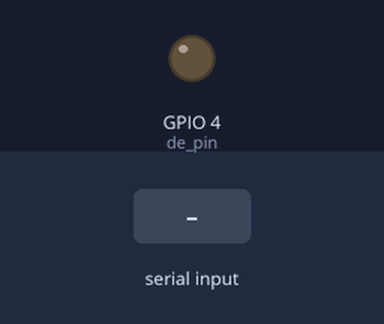
Bench run of a program on a simulated ESP32 board running MicroPython. Shown: output pins drawn as LEDs (lit = HIGH). The inputs (shaded band) are chosen by the test bench.

Above: at 1.2 s.
1.3 s: "1\n" received over the second serial link
At 2.7 s:
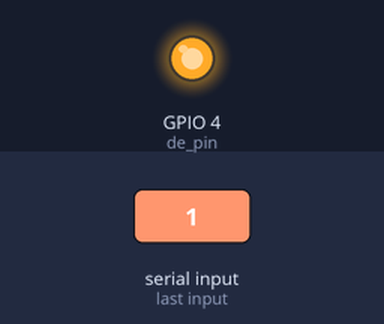
Timing chart, 0 to 4.3 s (numbered marks = the images above; inputs shaded):
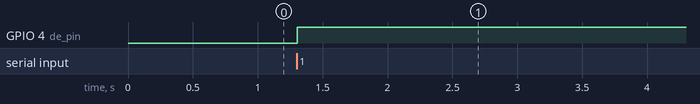

Measured:
- after the input at 1.3 s, GPIO 4 (de_pin): LOW → HIGH at once

The program:

ping_serv.py
```python
# ping_serv - Send back what the Sender Sent

import time
from uart_conf import uart, de_pin, me

#Receive
de_pin.value(0)

while True:

    """ 5 ms """
    time.sleep(.005)
    msg=uart.readline()

    if msg:
        try:
            msg=msg.decode("utf-8")
        except UnicodeError:
            print(f"UnicodeError: {msg}")
        #Shave a few ms off if not debugging
        """
        else:
            print(f"Got {msg}")
        """
        #Send
        de_pin.value(1)
        time.sleep(.0005)
        uart.write(msg)
```

uart_conf.py
```python
import machine
import time

# Configure ESP32 pins (replace with actual pins you're using)
tx_pin = 13  # Typically connected to DE and TxD of MAX485
rx_pin = 14  # Typically connected to RE and RxD of MAX485
uart = machine.UART(2, baudrate=9600, tx=tx_pin, rx=rx_pin)
de_pin = machine.Pin(4, machine.Pin.OUT)
me="esp-XXX"
```
